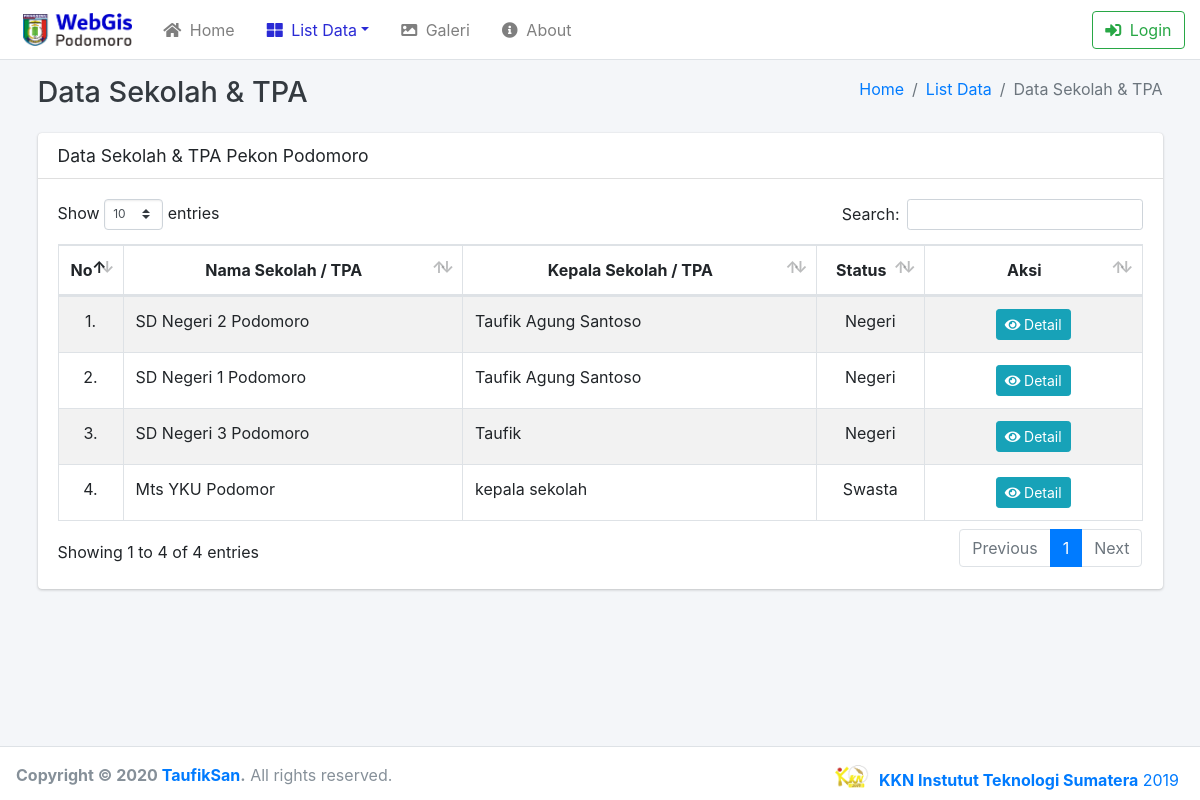
The page /index.php/manajemen_sekolah_tpa/data_publik on the database as committed earlier.
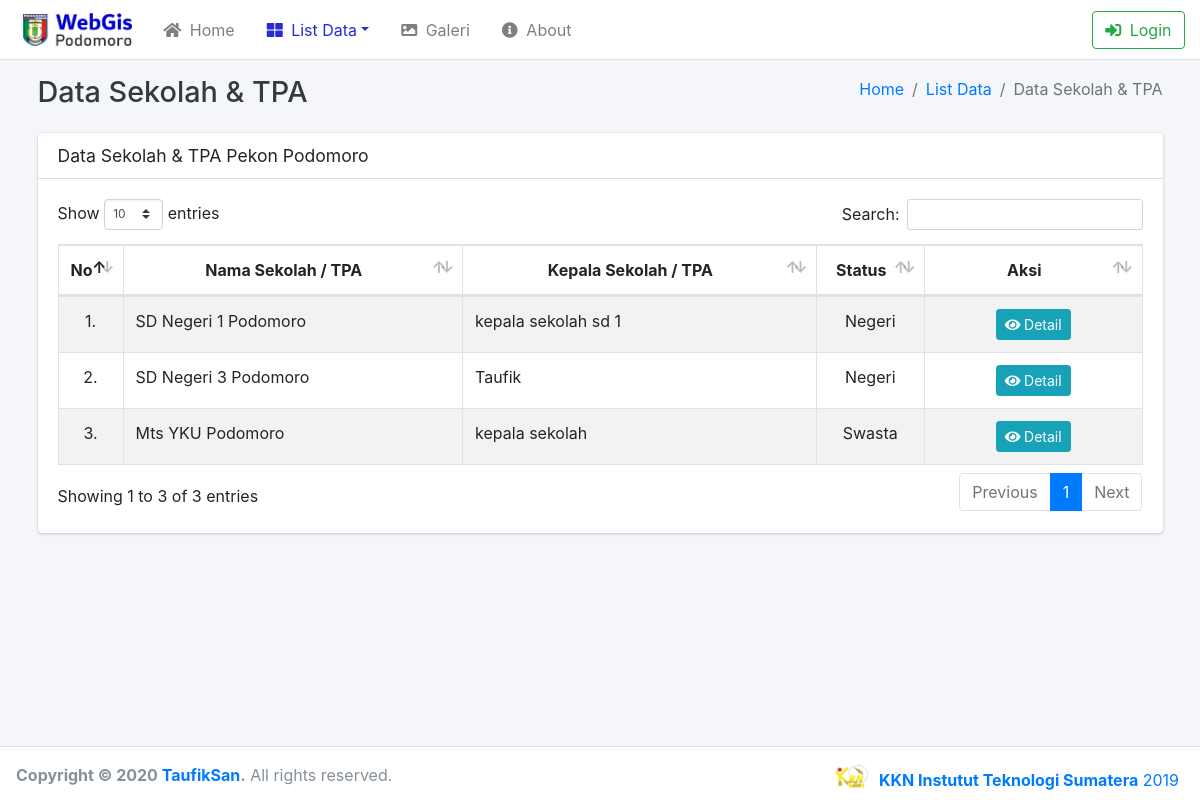
The same page on the database as committed later.
### tables this page shows
CREATE TABLE `sekolah_tpa` (
  `id_sekolah` int(11) NOT NULL,
  `nama_sekolah` varchar(50) NOT NULL,
  `kepala_sekolah` varchar(100) NOT NULL,
  `latitude` varchar(50) NOT NULL,
  `longtitude` varchar(50) NOT NULL,
  `status` enum('Negeri','Swasta','','') NOT NULL,
  `no_telp` varchar(20) NOT NULL,
  `foto` varchar(100) NOT NULL DEFAULT 'no_image.jpg',
  `npsn` int(50) NOT NULL,
  `kurikulum` varchar(50) NOT NULL,
  `alamat` text NOT NULL,
  `web` varchar(150) NOT NULL,
  `email` varchar(150) NOT NULL,
  `jumlah_siswa` int(10) NOT NULL,
  `telp_kepsek` varchar(50) NOT NULL,
  `jmlh_tendik` int(50) NOT NULL,
  `jmlh_guru` int(50) NOT NULL,
  `jmlh_guru_honor` int(50) NOT NULL,
  `jmlh_guru_pns` int(50) NOT NULL,
  `staff` int(50) NOT NULL,
  `visi` varchar(200) NOT NULL,
  `misi` text NOT NULL,
  `tagline` varchar(100) NOT NULL,
  `kekhasan` varchar(100) NOT NULL,
  `prog_unggul` text NOT NULL,
  `author` int(11) NOT NULL,
  `waktu_input` timestamp NOT NULL DEFAULT CURRENT_TIMESTAMP ON UPDATE CURRENT_TIMESTAMP
);

### application/controllers/Manajemen_sekolah_tpa.php (called while the page is built, shortened)
<?php
class Manajemen_sekolah_tpa extends CI_Controller {
	public function data_publik()
	{
		$isi['menu'] = "menu_publik";
		$isi['konten'] = "konten_data_sekolah_tpa";
		$isi['title'] = "Data Sekolah & TPA | Pekon Podomoro";
		$isi['judul'] = "Data Sekolah & TPA";
		$isi['daftar_sekolah'] = $this->Model_data->daftar_sekolah();
		$this->load->view('tampilan_publik_nomap', $isi);
	}
}

### index.php (called while the page is built, shortened)
<?php
require_once BASEPATH.'core/CodeIgniter.php';

### application/models/Model_data.php (called while the page is built, shortened)
<?php
class Model_data extends CI_model {
	public function daftar_sekolah()
	{
		$data = $this->db->query("SELECT * FROM sekolah_tpa");
		return $data;
	}
}

### application/views/konten_data_sekolah_tpa.php (the view, shortened to what this page needs)
<div class="content-wrapper">
	<div class="content-header">
		<div class="container">
			<div class="row mb-2">
				<div class="col-sm-6">
					<h1 class="m-0 text-dark"> <?= $judul; ?></h1>
				</div>
				<div class="col-sm-6">
					<ol class="breadcrumb float-sm-right">
						<li class="breadcrumb-item"><a href="<?= base_url(); ?>">Home</a></li>
						<li class="breadcrumb-item active"><a href="#">List Data</a></li>
						<li class="breadcrumb-item active"><?= $judul; ?></li>
					</ol>
				</div>
			</div>
		</div>
	</div>
	<div class="content">
		<div class="container">
			<div class="row">
				<div class="col-lg-12">
					<div class="card">
						<div class="card-header">
							<h3 class="card-title">Data Sekolah & TPA Pekon Podomoro</h3>
						</div>
						<div class="card-body">
							<table id="sekolah" class="table table-bordered table-striped">
								<thead>
								<tr>
									<th style="text-align: center" width="5%">No</th>
									<th style="text-align: center">Nama Sekolah / TPA</th>
									<th style="text-align: center">Kepala Sekolah / TPA</th>
									<th style="text-align: center" width="10%">Status</th>
									<th style="text-align: center" width="20%">Aksi</th>
								</tr>
								</thead>
								<tbody>
								<tr>
								<?php
									$no = 1;
									foreach ($daftar_sekolah->result() as $row ) {
								?>
									<td style="text-align: center"><?= $no++; ?>.</td>
									<td><?= $row->nama_sekolah; ?></td>
									<td><?= $row->kepala_sekolah; ?></td>
									<td style="text-align: center"><?= $row->status; ?></td>
									<td style="text-align: center">
										<a  href="<?php echo base_url();?>gis_sekolah_tpa/detail_publik/<?= $row->id_sekolah; ?>" class="btn btn-info btn-sm" target="_blank">
										<i class="fas fa-eye">&nbsp</i>Detail
										</a>
									</td>
								</tr>
								<?php }?>
								</tbody>
							</table>
						</div>
					</div>
				</div>
			</div>
		</div>
	</div>
</div>
<footer class="main-footer">
	<strong>Copyright &copy; <?php echo date("Y");?> <a href="https://taufik17.github.io/" target="_blank">TaufikSan</a>.</strong> All rights reserved.
	<div class="float-right d-none d-sm-inline-block">
		<div class="user-panel d-flex">
			<div class="image">
				<img src="<?= base_url(); ?>assets/dist/img/Logo.png" alt="User Image">
			</div>
			<div class="info">
				<a href="https://kkn.itera.ac.id/" target="_blank" class="d-block"><b>KKN Instutut Teknologi Sumatera</b> 2019</a>
			</div>
		</div>
	</div>
</footer>
</div>
</body>
</html>

### application/views/tampilan_publik_nomap.php (shortened to what this page needs)
<!DOCTYPE html>
<html lang="en">
<head>
  <link rel="stylesheet" href="<?= base_url(); ?>assets/plugins/fontawesome-free/css/all.min.css">
  <link rel="stylesheet" href="<?= base_url(); ?>assets/plugins/ekko-lightbox/ekko-lightbox.css">
  <link rel="stylesheet" href="<?= base_url(); ?>assets/plugins/datatables-bs4/css/dataTables.bootstrap4.css">
  <link rel="stylesheet" href="<?= base_url(); ?>assets/dist/css/adminlte.min.css">
  <link href="<?= base_url(); ?>assets/dist/css/gogleapis.css" rel="stylesheet">
</head>
<body class="hold-transition layout-top-nav">
<div class="wrapper">
  <nav class="main-header navbar navbar-expand-md navbar-light navbar-white">
    <div style="padding-left:15px;">
      <a href="<?= base_url() ?>" class="navbar-brand">
        <img src="<?= base_url(); ?>assets/marker/logo.png" alt="AdminLTE Logo" class="brand-image">
      </a>
    </div>
    <div class="container">
      <?php $this->load->view($menu); ?>
    </div>
  </nav>
  <div class="content-wrapper">
    <?php $this->load->view($konten); ?>

### application/views/menu_publik.php (shortened to what this page needs)
<div class="collapse navbar-collapse order-3" id="navbarCollapse">
	<ul class="navbar-nav">
		<li <?=$this->uri->segment(1) == '' ? 'class="nav-item active"' : 'class="nav-item"'?>>
			<a href="<?= base_url(); ?>" class="nav-link">
				<i class="fas fa-home">&nbsp</i>
				Home
			</a>
		</li>
		<li <?=$this->uri->segment(1) == 'manajemen_sekolah_tpa' || $this->uri->segment(1) == 'manajemen_tempat_ibadah'
		|| $this->uri->segment(1) == 'manajemen_pt' || $this->uri->segment(1) == 'manajemen_aset_pekon'
		? 'class="nav-item dropdown active"' : 'class="nav-item dropdown"'?>>
			<a id="dropdownSubMenu1" href="#" data-toggle="dropdown" aria-haspopup="true" aria-expanded="false" class="nav-link dropdown-toggle">
				<i class="fas fa-th-large">&nbsp</i>
				List Data</a>
		</li>
		<li <?=$this->uri->segment(1) == 'gallery' ? 'class="nav-item active"' : 'class="nav-item"'?>>
			<a href="<?= base_url(); ?>gallery/galeri_publik" class="nav-link">
				<i class="fas fa-image">&nbsp</i>
				Galeri
			</a>
		</li>
		<li <?=$this->uri->segment(1) == 'about' ? 'class="nav-item active"' : 'class="nav-item"'?>>
			<a href="<?= base_url(); ?>about/about_publik" class="nav-link">
				<i class="fas fa-info-circle">&nbsp</i>
				About
			</a>
		</li>
	</ul>
<ul class="order-1 order-md-3 navbar-nav navbar-no-expand ml-auto">
	<li class="nav-item">
		<?php
		$sess = $this->session->userdata('username');
		if(empty($sess)) {
		?>
		<a href="<?= base_url(); ?>login">
			<button type="button" class="btn btn-block btn-outline-success">
				<i class="fas fa-sign-in-alt">&nbsp</i>
				Login</button>
		</a>
		<?php } ?>
	</li>
</ul>
</div>

Rows that differ between the two databases and show on the page:
removed sekolah_tpa: nama_sekolah "SD Negeri 2 Podomoro", kepala_sekolah "Taufik Agung Santoso", status "Negeri"
changed sekolah_tpa "SD Negeri 1 Podomoro": kepala_sekolah "Taufik Agung Santoso" → "kepala sekolah sd 1"
changed sekolah_tpa "kepala sekolah": nama_sekolah "Mts YKU Podomor" → "Mts YKU Podomoro"
Other text that changed with them:
text written by a page script: "Show entries Search: Showing 1 to 4 of 4 entries Previous 1 Next" → "Show entries Search: Showing 1 to 3 of 3 entries Previous 1 Next"
